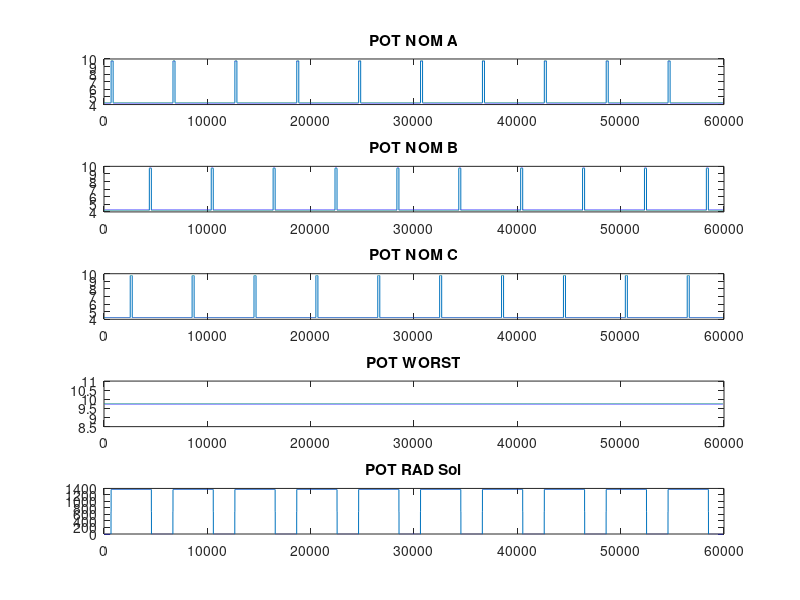

MATLAB code to generate this figure:
clear all
close all
clc

load('dados.mat');
size_iluminado=size(iluminado);

%Estudio de estructura vector iluminado.
counts_size=40;
counts=zeros(counts_size,1);
count_i=1;
k=1;
for i= 2:size_iluminado(1)
    if eq(iluminado(i),iluminado(i-1))
        count_i=count_i+1;
    else
        counts(k,1)=counts(k,1)+count_i;
        count_i=1;
        k=k+1;
    end  
end
luz_1=zeros(10,1);
luz_2=zeros(10,1);
for j=1:10
    luz_1(j)=luz_1(j) + counts(3+4*(j-1));
    luz_2(j)=luz_2(j) + floor(counts(3+4*(j-1))*0.05)+1;
end
luz_1;              %valores donde le llega luz a satélite 1
luz_2;              % 5% de los valores de cada conjunto de luz_1
luz_3=luz_1-luz_2;  %valores que deben atenuarse en intervalos iluminados.
luz_4=luz_1/luz_2;  %cantidad de valores por cada dato de luz que deben atenuarse.
 
% Creación de iluminado modificado.
    %A, el 5% al principio del intervalo de los 1.
iluminado_A=zeros(size_iluminado);
ind=0;
luces=[3 7 11 15 19 23 27 31 35 39];
w1=1;
for x=1:counts_size
    if ismember(x,luces)
        for y=1:counts(x)
            if le(y,luz_2(w1))
                iluminado_A(ind+y)=iluminado(ind+y);
            else
                iluminado_A(ind+y)=0.0;
            end
        end
        w1=w1+1;
    else
        for y=1:counts(x)
            iluminado_A(ind+y)=iluminado(ind+y);
        end
    end
    for Correccion=1:size_iluminado(1)
        if eq(iluminado_A(Correccion),0.5)
            iluminado_A(Correccion)=0.0;
        end
    end
    ind=ind+counts(x);
end

% creación de iluminado modificado.
    %B, el 5% al final del intervalo de los 1.
iluminado_B=zeros(size_iluminado);
ind=0;
luces=[3 7 11 15 19 23 27 31 35 39];
w1=1;
for x=1:counts_size
    if ismember(x,luces)
        for y=1:counts(x)
            if ge(y,luz_3(w1)+1)
                iluminado_B(ind+y)=iluminado(ind+y);
            else
                iluminado_B(ind+y)=0.0;
            end
        end
        w1=w1+1;
    else
        for y=1:counts(x)
            iluminado_B(ind+y)=iluminado(ind+y);
        end
    end
    for Correccion=1:size_iluminado(1)
        if eq(iluminado_B(Correccion),0.5)
            iluminado_B(Correccion)=0.0;
        end
    end
    ind=ind+counts(x);
end

% creación de iluminado modificado.
%C, el 5% a la mitad del intervalo de los 1.
iluminado_C=zeros(size_iluminado);
ind=0;
luces=[3 7 11 15 19 23 27 31 35 39];
w1=1;
for x=1:counts_size
    if ismember(x,luces)
        for y=1:counts(x)
            c1=floor(luz_1(w1)/2-luz_2(w1)/2+1);
            c2=floor(luz_1(w1)/2+luz_2(w1)/2);
            if ismember(y,c1:c2)
                iluminado_C(ind+y)=iluminado(ind+y);
            else
                iluminado_C(ind+y)=0.0;
            end
        end
        w1=w1+1;
    else
        for y=1:counts(x)
            iluminado_C(ind+y)=iluminado(ind+y);
        end
    end
    for Correccion=1:size_iluminado(1)
        if eq(iluminado_C(Correccion),0.5)
            iluminado_C(Correccion)=0.0;
        end
    end
    ind=ind+counts(x);
end

%Comprobación de estructura de iluminado_X
%Estudio de estructura vector iluminado.
counts_size=40;

%comprobación de A.
countsA=zeros(counts_size,1);
countA_i=1;
k=1;
for i= 2:size_iluminado(1)
    if eq(iluminado_A(i),iluminado_A(i-1))
        countA_i=countA_i+1;
    else
        countsA(k,1)=countsA(k,1)+countA_i;
        countA_i=1;
        k=k+1;
    end  
end

%comprobación de B.
countsB=zeros(counts_size,1);
countB_i=1;
k=1;
for i= 2:size_iluminado(1)
    if eq(iluminado_B(i),iluminado_B(i-1))
        countB_i=countB_i+1;
    else
        countsB(k,1)=countsB(k,1)+countB_i;
        countB_i=1;
        k=k+1;
    end  
end

%comprobación de C.
countsC=zeros(counts_size,1);
countC_i=1;
k=1;

for i= 2:size_iluminado(1)
    if eq(iluminado_C(i),iluminado_C(i-1))
        countC_i=countC_i+1;
    else
        countsC(k,1)=countsC(k,1)+countC_i;
        countC_i=1;
        k=k+1;
    end  
end

luz_1A=zeros(10,1);
luz_1B=zeros(10,1);
luz_1C=zeros(10,1);
for j=1:10
    luz_1A(j)=luz_1A(j) + countsA(3+4*(j-1));
    luz_1B(j)=luz_1B(j) + countsB(3+4*(j-1));
    luz_1C(j)=luz_1C(j) + countsB(3+4*(j-1));
end
luz_1A; %debe ser igual a luz2
luz_1B; %debe ser igual a luz2
luz_1C; %debe ser igual a luz2

%Cálculo de Potencias:
Pot_OBC=  0.4;       %W
Pot_ADCS= 3*0.85;    %W
Pot_Payload= 0.8;    %W
Pot_TTEC_W=6;        %W
Pot_TTEC_N=0.48;     %W

Pot_Worst=ones(size_iluminado(1),size_iluminado(2))*(Pot_OBC+Pot_ADCS+Pot_Payload+Pot_TTEC_W);
Pot_Nominal_A=ones(size_iluminado(1),size_iluminado(2))*(Pot_OBC+Pot_ADCS+Pot_Payload+Pot_TTEC_N)+iluminado_A*(Pot_TTEC_W-Pot_TTEC_N);
Pot_Nominal_B=ones(size_iluminado(1),size_iluminado(2))*(Pot_OBC+Pot_ADCS+Pot_Payload+Pot_TTEC_N)+iluminado_B*(Pot_TTEC_W-Pot_TTEC_N);
Pot_Nominal_C=ones(size_iluminado(1),size_iluminado(2))*(Pot_OBC+Pot_ADCS+Pot_Payload+Pot_TTEC_N)+iluminado_C*(Pot_TTEC_W-Pot_TTEC_N);

G_T=1367; %W/m^2
Potencia_Solar_area = G_T*iluminado;

%----FALTA ENTENDER----%
PBus=0;           % Potencia del Bus                     modificar
painel=0;         % Potencia de cada panel               modificar
painel=0;         % Potencia de cada panel               modificar
painel=0;         % Potencia de cada panel               modificar
PGenerated=0;     % Potencia generada por los paneles    modificar

Factor_de_descarga =1.0;
Factor_de_carga =1.1;
Profundidad_de_descarga_maxima=0.3;  %    30%
%----FALTA ENTENDER----%

%Gráficos

subplot(5,1,1),plot(t_w,Pot_Nominal_A),title('POT NOM A');
subplot(5,1,2),plot(t_w,Pot_Nominal_B),title('POT NOM B');
subplot(5,1,3),plot(t_w,Pot_Nominal_C),title('POT NOM C');
subplot(5,1,4),plot(t_w,Pot_Worst),title('POT WORST');
subplot(5,1,5),plot(t_w,Potencia_Solar_area),title('POT RAD Sol');
% plot(t_w,iluminado)
% plot(t_w,iluminado_A)
% plot(t_w,Pot_Nominal_B);
% plot(t_w,Pot_Worst)
% plot(t_w,Potencia_Solar)